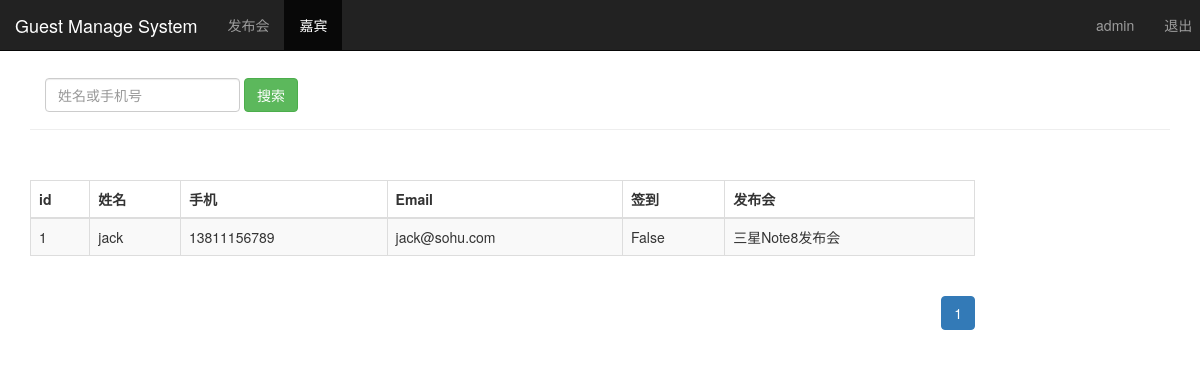
The page /guest_manage/ (signed in) on the database its author committed.
### sign/models.py (models this page shows, shortened)
class Guest(models.Model):
    event = models.ForeignKey(Event)    #关联发布会id
    realname = models.CharField(max_length=64)  #姓名
    phone = models.CharField(max_length=16)     #手机号
    email = models.EmailField()     #邮箱
    sign = models.BooleanField()    #签到状态
    create_time = models.DateTimeField(auto_now=True)   #创建时间（自动获取当前时间）
    class Meta:
        unique_together = ('event', 'phone')    #用发布会id和手机号作为联合主键

class Event(models.Model):
    name = models.CharField(max_length=100)     #发布会标题
    limit = models.IntegerField()   #参加人数
    status = models.BooleanField()  #状态
    address = models.CharField(max_length=200)   #发布会地址
    start_time = models.DateTimeField('events time')    #发布会时间
    create_time = models.DateTimeField(auto_now=True)   #创建时间（自动获取当前时间）
    def __str__(self):
        return self.name

### sign/views.py (the view)
# urls.py: url(r'^guest_manage/$', views.guest_manage),
@login_required
def guest_manage(request):
    username = request.session.get('user', '')
    guest_list = Guest.objects.all()
    paginator = Paginator(guest_list, 2, 2)  # 创建分页器，每页3条数据,少于2条将合并到上一页
    page = request.GET.get('page')
    try:
        contacts = paginator.page(page)
    except PageNotAnInteger:
        contacts = paginator.page(1)
    except EmptyPage:
        contacts = paginator.page(paginator.num_pages)
    return render(request, 'guest_manage.html',{'user':username, 'guests':contacts})

### sign/templates/guest_manage.html (shortened to what this page needs)
<!DOCTYPE html>
<html>
	<head>
		{% load bootstrap3 %}
		{% bootstrap_css %}
	</head>
	<body role="document">
		<div class="container">
			<nav class="navbar navbar-inverse navbar-fixed-top">
				<div class="navbar-header">
					<a href="/guest_manage/" class="navbar-brand">Guest Manage System</a>
				</div>
				<div class="navbar-collapse collapse" id="navbar" aria-expanded="false">
					<ul class="nav navbar-nav">
						<li><a href="/event_manage/">发布会</a></li>
						<li class="active"><a href="#">嘉宾</a></li>
					</ul>
					<ul class="nav navbar-nav navbar-right">
						<li><a href="#">{{user}}</a></li>
						<li><a href="/logout/">退出</a></li>d
					</ul>
				</div>
			</nav>
			<div class="page-header" style="padding-top: 30px;">
				<form class="navbar-form" method="get" action="/search_name_phone/" style="padding-left: 15px;">
					<div class="form-group">
						<input type="text" name="name_phone" placeholder="姓名或手机号" class="form-control" />
					</div>
					<button class="btn btn-success" type="submit">搜索</button>
				</form>
			</div>
			<div class="row" style="padding-top: 30px;">
				<div class="col-md-10">
					<table class="table table-striped table-bordered">
						<thead>
							<tr>
								<th>id</th>
								<th>姓名</th>
								<th>手机</th>
								<th>Email</th>
								<th>签到</th>
								<th>发布会</th>
							</tr>
						</thead>
						<tbody>
							{% for guest in guests %}
							<tr>
								<td>{{ guest.id }}</td>
								<td>{{ guest.realname }}</td>
								<td>{{ guest.phone }}</td>
								<td>{{ guest.email }}</td>
								<td>{{ guest.sign }}</td>
								<td>{{ guest.event }}</td>
							</tr>
							{% endfor %}
						</tbody>
					</table>
					<nav aria-lable="Page navigation" class="pull-right">
						<ul class="pagination">
							{% for pg in guests.paginator.page_range %}
								{% if guests.number == pg %}
									<li class="active">
										<a href="?page={{ pg }}">{{ pg }}</a>
									</li>
								{% else %}
									<li>
										<a href="?page={{ pg }}">{{ pg }}</a>
									</li>
								{% endif %}
							{% endfor %}
						</ul>
					</nav>
				</div>
			</div>
		</div>
	</body>
</html>

### rows shown on the page
Guest: id "1", realname "jack", phone "13811156789", email "jack@sohu.com", sign "False", event "三星Note8发布会"

### other values the page prints
{{ user }} "admin"
{{ pg }} "1"
